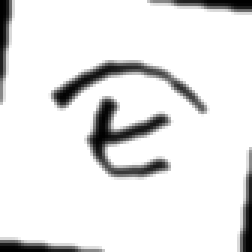
#> input picture data/images/AZPPT_1_1436212_19 Regular/仑0_aug.png, 84 x 84 px, found by its file name (shown 3 times larger); its folder holds only this picture in this run
$ python image_cleaner.py
#> lines starting #> are read from the running program, lines starting #| are printed output that depends on the picture
"""Algumas fontes não possuem todos os caracteres,
então é necessário limpar as imagens geradas para
remover caracteres que não estão presentes na fonte."""
import os
from PIL import Image
import numpy as np

def delete_images(image_paths):
    """Deleta as imagens cujos caminhos estão na lista image_paths."""
    for img_path in image_paths:
        if os.path.exists(img_path):
            os.remove(img_path)
            print(f"Deletado: {img_path}")
        else:
            print(f"Arquivo não encontrado: {img_path}")

def is_mostly_white(image_path, threshold=0.95, center_only=False,imagem_direta=False):
    """
    Retorna True se a imagem for quase toda branca.
    threshold: porcentagem mínima de pixels brancos (0~1).
    center_only: se True, verifica apenas a região central.
    """
#> called with threshold = 0.95, center_only = True, imagem_direta = False
    if imagem_direta:
        arr = np.array(image_path)
    else:
        if not os.path.exists(image_path):
            print(f"Arquivo não encontrado: {image_path}")
            return False
        img = Image.open(image_path).convert("L")
#> img is the input picture: PIL image 84x84 L; min 0, max 255, mean 230.2
        arr = np.array(img)
    if center_only:
        h, w = arr.shape
#> h = 84; w = 84
        ch, cw = h // 4, w // 4
#> ch = 21; cw = 21
        arr = arr[ch:3*ch, cw:3*cw]  # pega o centro
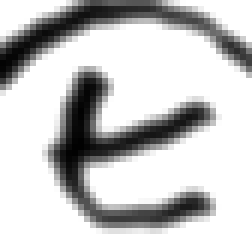
#> arr: shape (42, 42) (shown 6 times larger); min 1, max 255, mean 200.7
    white = np.sum(arr >= 240)
#> white = 1116
    total = arr.size
#> total = 1764
    return ((white / total) >= threshold)

if __name__ == "__main__":
    # Caminho para a pasta de imagens
    image_folder = "/home/nm/Imagens/images"

    total_images = 0
    total_white_images = 0

    for sub_folder in os.listdir(image_folder):
        # Se não for uma pasta, pula
        if not os.path.isdir(os.path.join(image_folder, sub_folder)):
            continue

        sub_folder_path = os.path.join(image_folder, sub_folder)

        # Lista de imagens a serem verificadas
        image_paths = [os.path.join(sub_folder_path, img) for img in os.listdir(sub_folder_path) if img.endswith('.png')]

        # Filtrar imagens que são quase todas brancas
        white_images = [img for img in image_paths if is_mostly_white(img, center_only=True)]
#> white_images = []

        # Deletar as imagens filtradas
        delete_images(white_images)

        # Soma as imagens totais
        total_images += len(image_paths) - len(white_images)
#> total_images = 1
        total_white_images += len(white_images)
#> total_white_images = 0

        i = 0
        for img in image_paths:
            i += 1
        print(f"{sub_folder}: {i} imagens restantes.")
#> pass 2 of the loop `for sub_folder in os.listdir(image_folder):`:
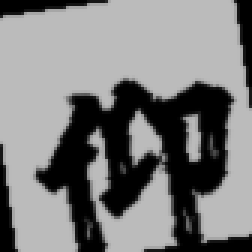
#> input picture data/images/HanyiSentyPagoda Regular/仰0_aug.png, 84 x 84 px, found by its file name (shown 3 times larger)
#> in is_mostly_white, img is the input picture: PIL image 84x84 L; min 0, max 187, mean 124.6
#> in is_mostly_white (call 2), `arr = arr[ch:3*ch, cw:3*cw]`:
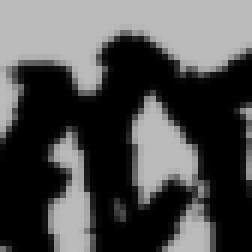
#> arr: shape (42, 42) (shown 6 times larger); min 0, max 187, mean 78.7
#> total_images = 2
#> the loop `for img in image_paths:` made 1 pass
#> i on pass 1: 1
#> after the loop `for img in image_paths:`: i = 1
#| HanyiSentyPagoda Regular: 1 imagens restantes.

    print("Processamento concluído.")
    print(f"Total de imagens deletadas: {total_white_images}")
#| Total de imagens deletadas: 0
    print(f"Total de imagens restantes: {total_images}")
#| Total de imagens restantes: 2
